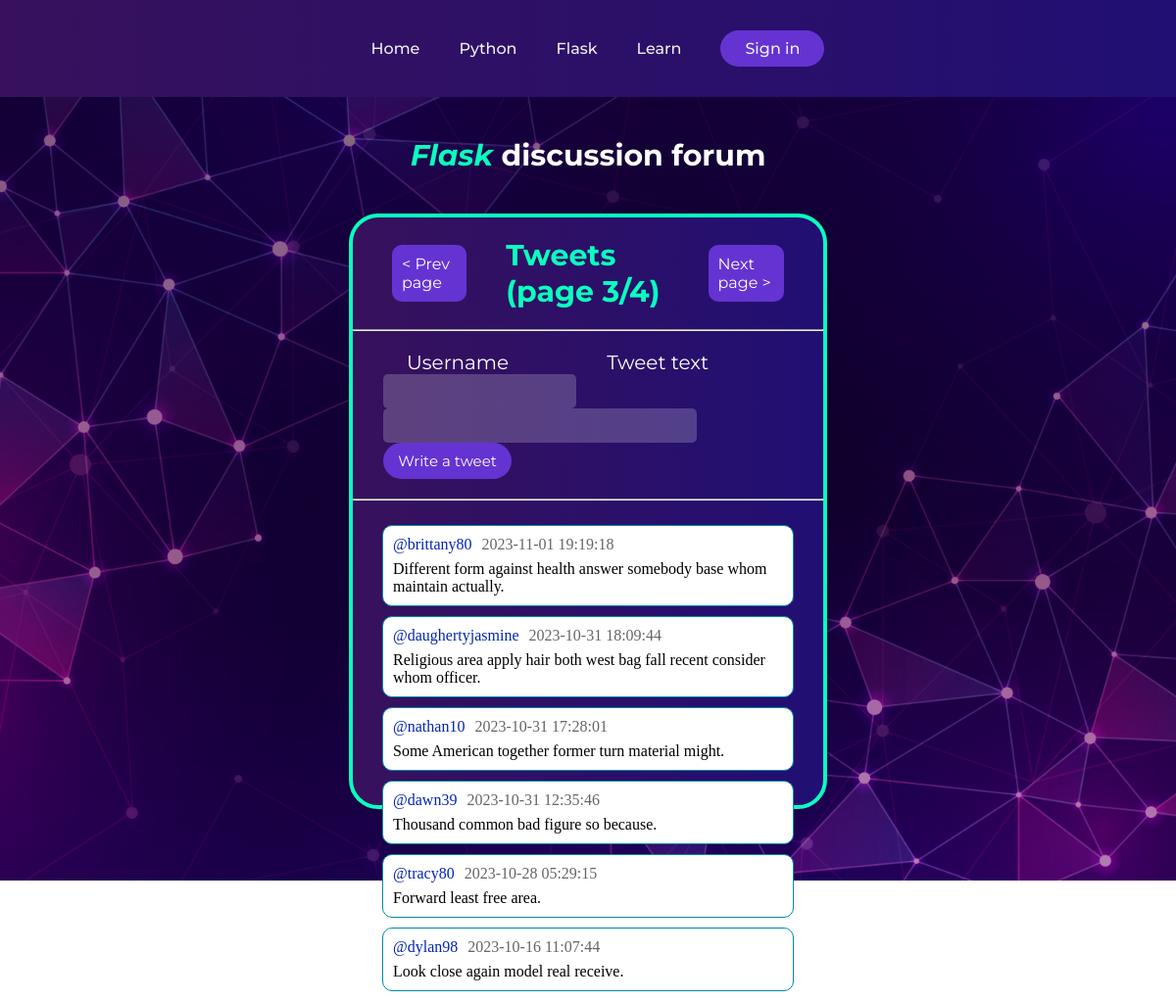
The app's page /flask?page=3 with its own data.
### website_app/models.py (models this page shows)
class FlTweet(db.Model):
    __tablename__ = 'fl_tweets'
    id = db.Column(db.Integer, primary_key=True)
    tweet_text = db.Column(db.String(200), nullable=False)
    date = db.Column(db.DateTime, default=func.now())
    username = db.Column(db.String(100), nullable=False)

### website_app/views.py (the view)
@views.route("/flask")
def flask_index():
    page = request.args.get('page', default=1, type=int)
    offset = (page - 1) * ITEMS_PER_PAGE
    tweets = FlTweet.query.order_by(FlTweet.date.desc()).offset(offset).limit(ITEMS_PER_PAGE).all()
    total_pages_amount = 1 if FlTweet.query.count() == 0 else math.ceil(FlTweet.query.count() / 6)
    return render_template("flask.html", tweets=tweets, pg=page, total_pg=total_pages_amount)

### website_app/__init__.py (called while the page is built)
def create_app():
    app = Flask(__name__, template_folder="templates")
    app.register_blueprint(views, url_prefix='/')
    app.config['SECRET_KEY'] = SECRET_KEY
    app.config['SQLALCHEMY_DATABASE_URI'] = f'sqlite:///{DB_NAME}'
    db.init_app(app)
    create_database(app)
    @app.template_filter('ceil')
    def ceil_filter(value):
        return math.ceil(value)
    @app.template_filter('length')
    def length_filter(arr: list):
        return len(arr)
    return app

### website_app/templates/flask.html (shortened to what this page needs)
{% extends "base.html" %}
{% block style %} <link rel="stylesheet" href="{{ url_for('static', filename='css/style_flask.css') }}"> {% endblock %}
{% block content %}
<header>
    <nav class="navbar">
        <ul>
            <a href="{{ url_for('views.index') }}"><li>Home</li></a>
            <a href="{{ url_for('views.python_index') }}"><li>Python</li></a>
            <a href="{{ url_for('views.flask_index') }}"><li>Flask</li></a>
            <a href="{{ url_for('views.learn_index') }}"><li>Learn</li></a>
        </ul>
        <a href="{{ url_for('views.signin') }}">
            <button>Sign in</button>
        </a>
    </nav>
</header>
<section class="main">
    <h1><span style="color:rgb(11, 255, 190); font-style:italic">Flask</span> discussion forum</h1>
    <div class = "tweetboard">
        <div class="tweets-title">
            <a href="{% if pg == 1 %}{{ url_for('views.flask_index', page=total_pg) }}{% else %}{{ url_for('views.flask_index', page=pg-1) }}{% endif %}">< Prev page</a>
            <h2>Tweets (page {{ pg }}/{{ total_pg }})</h2>
            <a href="{% if pg == total_pg %}{{ url_for('views.flask_index', page=1) }}{% else %}{{ url_for('views.flask_index', page=pg+1) }}{% endif %}">Next page ></a>
        </div>
        <hr>
        <div class="write-tweet-title">
            <p>Username</p>
            <p>Tweet text</p>
        </div>
        <form class="write-tweet" action="{{ url_for('views.flask_write_tweet', page_num=pg) }}" method="post">
            <input class="username-input" type="text" name="username" maxlength="40">
            <input class="tweet-input" type="text" name="tweet" maxlength="80">
            <button type="submit">Write a tweet</button>
        </form>
        <hr>
        <div class = "tweets">
            {% for i in range(tweets | length) %}
            <div class = "tweet">
                <div class="tweet-info">
                <p class="username">@{{ tweets[i]['username'] }}</p>
                <p class="date">{{ tweets[i]['date'] }}</p>
                </div>
                <p class="tweet-text">{{ tweets[i]['tweet_text'] }}</p>
            </div>
            {% endfor %}
        </div>
    </div>
</section>
{% endblock %}

### website_app/static/css/style_flask.css (style rules this page uses)
* { margin: 0; padding: 0; }
.navbar li, .navbar a, .navbar button { font-family: "Montserrat", sans-serif; font-weight: 500; font-size: 16px; color: #edf0f1; text-decoration: none; }
.navbar { display: flex; justify-content: center; align-items: center; padding: 20px; gap:20px; background: linear-gradient(to right, rgb(55, 17, 92), rgb(33, 15, 115)); }
.navbar ul { list-style: none; display: flex; }
.navbar li { padding: 20px 20px; border-radius: 10px; }
.navbar li:hover, .navbar button, .tweets-title a, .write-tweet button { background-color:rgb(101, 51, 209); }
.navbar button { padding: 9px 25px; border-radius: 30px; border: none; cursor: pointer; transition: all 0.3s ease 0s; }
.main { width:100%; height:100vh; }
.main h1 { padding: 41px 0px; text-align: center; color:white; font-family: "Montserrat", sans-serif; font-size:30px; }
.tweetboard { width:40%; height:75vh; margin:auto; background: linear-gradient(to right, rgb(55, 17, 92), rgb(33, 15, 115)); border-radius: 30px; display: flex; flex-direction: column; border:rgb(11, 255, 190) solid 4px; }
.tweets-title { display:flex; justify-content:space-between; align-items:center; }
.tweets-title h2 { padding:20px 0px; color:rgb(11, 255, 190); font-family: "Montserrat", sans-serif; font-size:30px; }
.tweets-title a { text-decoration:none; color:white; font-family: "Montserrat", sans-serif; margin:0px 40px; padding: 10px; border-radius:10px; transition: all 0.3s ease 0s; }
.tweets { margin:15px 30px; }
.tweet { background-color:rgb(255, 255, 255); border:solid 1px; border-radius: 10px; border-color:rgba(0, 136, 169, 1); margin:10px 0px; padding: 10px 0px; }
.tweet-info { display:flex; margin-bottom:7px; }
.tweet p { margin-left:10px; }
.date { color: rgb(101, 101, 101); }
.username { color:rgb(3, 37, 177); }
.write-tweet-title { display:flex; color:white; margin-left:55px; gap:100px; font-size:20px; margin-top:20px; font-family: "Montserrat", sans-serif; }
.write-tweet { margin-left:6.5%; margin-bottom:20px; }
.write-tweet button { padding:9px 15px; border:none; color:white; font-family: "Montserrat", sans-serif; border-radius:20px; font-size:15px; cursor: pointer; transition: all 0.3s ease 0s; }
.write-tweet input { padding: 10px; margin-right:10px; border-radius: 5px; border: none; background-color: rgba(255, 255, 255, 0.2); color:white; }
.tweet-input { width:300px; }

### records on screen
FlTweet: username "brittany80", date "2023-11-01 19:19:18", tweet_text "Different form against health answer somebody base whom maintain actually."
FlTweet: username "daughertyjasmine", date "2023-10-31 18:09:44", tweet_text "Religious area apply hair both west bag fall recent consider whom officer."
FlTweet: username "nathan10", date "2023-10-31 17:28:01", tweet_text "Some American together former turn material might."
FlTweet: username "dawn39", date "2023-10-31 12:35:46", tweet_text "Thousand common bad figure so because."
FlTweet: username "tracy80", date "2023-10-28 05:29:15", tweet_text "Forward least free area."
FlTweet: username "dylan98", date "2023-10-16 11:07:44", tweet_text "Look close again model real receive."

### other values on screen
{{ pg }} "3"
{{ total_pg }} "4"
